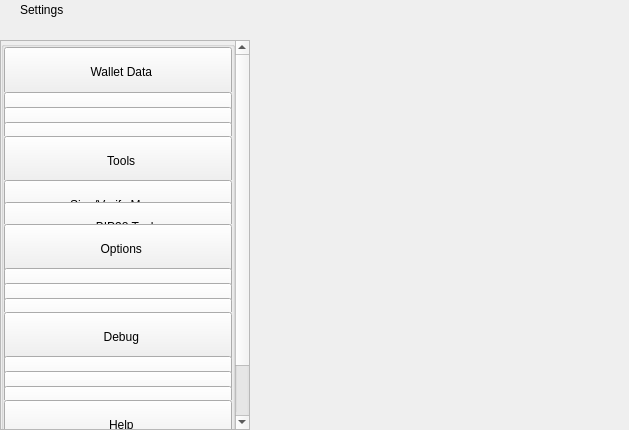
<?xml version="1.0" encoding="UTF-8"?>
<ui version="4.0">
 <class>SettingsWidget</class>
 <widget class="QWidget" name="SettingsWidget">
  <property name="geometry">
   <rect>
    <x>0</x>
    <y>0</y>
    <width>629</width>
    <height>430</height>
   </rect>
  </property>
  <property name="windowTitle">
   <string>Form</string>
  </property>
  <layout class="QHBoxLayout" name="horizontalLayout" stretch="1,2">
   <property name="spacing">
    <number>0</number>
   </property>
   <property name="leftMargin">
    <number>0</number>
   </property>
   <property name="topMargin">
    <number>0</number>
   </property>
   <property name="rightMargin">
    <number>0</number>
   </property>
   <property name="bottomMargin">
    <number>0</number>
   </property>
   <item>
    <widget class="QWidget" name="left" native="true">
     <property name="minimumSize">
      <size>
       <width>250</width>
       <height>0</height>
      </size>
     </property>
     <layout class="QVBoxLayout" name="verticalLayout">
      <property name="leftMargin">
       <number>0</number>
      </property>
      <property name="topMargin">
       <number>0</number>
      </property>
      <property name="rightMargin">
       <number>0</number>
      </property>
      <property name="bottomMargin">
       <number>0</number>
      </property>
      <item>
       <layout class="QVBoxLayout" name="verticalLayout_1">
        <property name="spacing">
         <number>0</number>
        </property>
        <item>
         <widget class="QWidget" name="titleMenuList" native="true">
          <property name="maximumSize">
           <size>
            <width>16777215</width>
            <height>30</height>
           </size>
          </property>
          <layout class="QHBoxLayout" name="horizontalLayout_1">
           <property name="spacing">
            <number>0</number>
           </property>
           <property name="leftMargin">
            <number>20</number>
           </property>
           <property name="topMargin">
            <number>0</number>
           </property>
           <property name="rightMargin">
            <number>20</number>
           </property>
           <property name="bottomMargin">
            <number>0</number>
           </property>
           <item>
            <widget class="QLabel" name="labelTitle">
             <property name="text">
              <string>Settings</string>
             </property>
            </widget>
           </item>
           <item>
            <spacer name="horizontalSpacer">
             <property name="orientation">
              <enum>Qt::Horizontal</enum>
             </property>
             <property name="sizeHint" stdset="0">
              <size>
               <width>40</width>
               <height>20</height>
              </size>
             </property>
            </spacer>
           </item>
          </layout>
         </widget>
        </item>
        <item>
         <spacer name="verticalSpacer_2">
          <property name="orientation">
           <enum>Qt::Vertical</enum>
          </property>
          <property name="sizeType">
           <enum>QSizePolicy::Fixed</enum>
          </property>
          <property name="sizeHint" stdset="0">
           <size>
            <width>20</width>
            <height>20</height>
           </size>
          </property>
         </spacer>
        </item>
        <item>
         <layout class="QVBoxLayout" name="verticalLayout_2">
          <item>
           <widget class="QScrollArea" name="scrollArea">
            <property name="sizePolicy">
             <sizepolicy hsizetype="Expanding" vsizetype="MinimumExpanding">
              <horstretch>0</horstretch>
              <verstretch>0</verstretch>
             </sizepolicy>
            </property>
            <property name="styleSheet">
             <string notr="true"/>
            </property>
            <property name="horizontalScrollBarPolicy">
             <enum>Qt::ScrollBarAlwaysOff</enum>
            </property>
            <property name="sizeAdjustPolicy">
             <enum>QAbstractScrollArea::AdjustIgnored</enum>
            </property>
            <property name="widgetResizable">
             <bool>true</bool>
            </property>
            <property name="alignment">
             <set>Qt::AlignLeading|Qt::AlignLeft|Qt::AlignTop</set>
            </property>
            <widget class="QWidget" name="scrollAreaWidgetContents">
             <property name="geometry">
              <rect>
               <x>0</x>
               <y>-68</y>
               <width>230</width>
               <height>452</height>
              </rect>
             </property>
             <property name="sizePolicy">
              <sizepolicy hsizetype="Preferred" vsizetype="MinimumExpanding">
               <horstretch>0</horstretch>
               <verstretch>0</verstretch>
              </sizepolicy>
             </property>
             <property name="maximumSize">
              <size>
               <width>16777215</width>
               <height>650</height>
              </size>
             </property>
             <property name="autoFillBackground">
              <bool>true</bool>
             </property>
             <layout class="QVBoxLayout" name="verticalLayout_3">
              <property name="spacing">
               <number>0</number>
              </property>
              <property name="sizeConstraint">
               <enum>QLayout::SetDefaultConstraint</enum>
              </property>
              <property name="leftMargin">
               <number>0</number>
              </property>
              <property name="topMargin">
               <number>0</number>
              </property>
              <property name="rightMargin">
               <number>0</number>
              </property>
              <property name="bottomMargin">
               <number>0</number>
              </property>
              <item>
               <layout class="QVBoxLayout" name="verticalLayout_4">
                <property name="spacing">
                 <number>0</number>
                </property>
                <item alignment="Qt::AlignTop">
                 <widget class="QGroupBox" name="groupBox">
                  <property name="sizePolicy">
                   <sizepolicy hsizetype="Preferred" vsizetype="MinimumExpanding">
                    <horstretch>0</horstretch>
                    <verstretch>0</verstretch>
                   </sizepolicy>
                  </property>
                  <property name="maximumSize">
                   <size>
                    <width>16777215</width>
                    <height>450</height>
                   </size>
                  </property>
                  <property name="title">
                   <string/>
                  </property>
                  <layout class="QVBoxLayout" name="verticalLayout_5">
                   <property name="spacing">
                    <number>0</number>
                   </property>
                   <property name="leftMargin">
                    <number>0</number>
                   </property>
                   <property name="topMargin">
                    <number>0</number>
                   </property>
                   <property name="rightMargin">
                    <number>0</number>
                   </property>
                   <property name="bottomMargin">
                    <number>0</number>
                   </property>
                   <item>
                    <widget class="QWidget" name="menuFileContainer" native="true">
                     <property name="maximumSize">
                      <size>
                       <width>16777215</width>
                       <height>160</height>
                      </size>
                     </property>
                     <layout class="QHBoxLayout" name="horizontalLayout_2">
                      <property name="spacing">
                       <number>0</number>
                      </property>
                      <property name="leftMargin">
                       <number>0</number>
                      </property>
                      <property name="topMargin">
                       <number>0</number>
                      </property>
                      <property name="rightMargin">
                       <number>0</number>
                      </property>
                      <property name="bottomMargin">
                       <number>0</number>
                      </property>
                      <item alignment="Qt::AlignTop">
                       <widget class="QPushButton" name="pushButtonFile">
                        <property name="minimumSize">
                         <size>
                          <width>0</width>
                          <height>50</height>
                         </size>
                        </property>
                        <property name="maximumSize">
                         <size>
                          <width>16777215</width>
                          <height>50</height>
                         </size>
                        </property>
                        <property name="focusPolicy">
                         <enum>Qt::NoFocus</enum>
                        </property>
                        <property name="text">
                         <string>  Wallet Data</string>
                        </property>
                        <property name="checkable">
                         <bool>true</bool>
                        </property>
                        <property name="autoExclusive">
                         <bool>false</bool>
                        </property>
                       </widget>
                      </item>
                     </layout>
                    </widget>
                   </item>
                   <item>
                    <widget class="QWidget" name="fileButtonsWidget" native="true">
                     <property name="maximumSize">
                      <size>
                       <width>16777215</width>
                       <height>165</height>
                      </size>
                     </property>
                     <layout class="QVBoxLayout" name="verticalLayout_6">
                      <property name="spacing">
                       <number>0</number>
                      </property>
                      <property name="leftMargin">
                       <number>0</number>
                      </property>
                      <property name="topMargin">
                       <number>0</number>
                      </property>
                      <property name="rightMargin">
                       <number>0</number>
                      </property>
                      <property name="bottomMargin">
                       <number>0</number>
                      </property>
                      <item>
                       <widget class="QPushButton" name="pushButtonFile2">
                        <property name="minimumSize">
                         <size>
                          <width>0</width>
                          <height>50</height>
                         </size>
                        </property>
                        <property name="maximumSize">
                         <size>
                          <width>16777215</width>
                          <height>50</height>
                         </size>
                        </property>
                        <property name="focusPolicy">
                         <enum>Qt::NoFocus</enum>
                        </property>
                        <property name="text">
                         <string>    Wallet</string>
                        </property>
                        <property name="checkable">
                         <bool>true</bool>
                        </property>
                        <property name="autoExclusive">
                         <bool>false</bool>
                        </property>
                       </widget>
                      </item>
                      <item>
                       <widget class="QPushButton" name="pushButtonFile3">
                        <property name="minimumSize">
                         <size>
                          <width>0</width>
                          <height>50</height>
                         </size>
                        </property>
                        <property name="maximumSize">
                         <size>
                          <width>16777215</width>
                          <height>50</height>
                         </size>
                        </property>
                        <property name="focusPolicy">
                         <enum>Qt::NoFocus</enum>
                        </property>
                        <property name="text">
                         <string>    Multisend</string>
                        </property>
                        <property name="checkable">
                         <bool>true</bool>
                        </property>
                        <property name="autoExclusive">
                         <bool>false</bool>
                        </property>
                       </widget>
                      </item>
                      <item>
                       <widget class="QPushButton" name="pushButtonExportCsv">
                        <property name="minimumSize">
                         <size>
                          <width>0</width>
                          <height>50</height>
                         </size>
                        </property>
                        <property name="maximumSize">
                         <size>
                          <width>16777215</width>
                          <height>50</height>
                         </size>
                        </property>
                        <property name="focusPolicy">
                         <enum>Qt::NoFocus</enum>
                        </property>
                        <property name="text">
                         <string>    Export Accounting</string>
                        </property>
                        <property name="checkable">
                         <bool>true</bool>
                        </property>
                        <property name="autoExclusive">
                         <bool>false</bool>
                        </property>
                       </widget>
                      </item>
                     </layout>
                    </widget>
                   </item>
                   <item>
                    <widget class="QWidget" name="menuToolsContainer" native="true">
                     <property name="maximumSize">
                      <size>
                       <width>16777215</width>
                       <height>160</height>
                      </size>
                     </property>
                     <layout class="QHBoxLayout" name="horizontalLayout_3">
                      <property name="spacing">
                       <number>0</number>
                      </property>
                      <property name="leftMargin">
                       <number>0</number>
                      </property>
                      <property name="topMargin">
                       <number>0</number>
                      </property>
                      <property name="rightMargin">
                       <number>0</number>
                      </property>
                      <property name="bottomMargin">
                       <number>0</number>
                      </property>
                      <item alignment="Qt::AlignTop">
                       <widget class="QPushButton" name="pushButtonConfiguration">
                        <property name="minimumSize">
                         <size>
                          <width>0</width>
                          <height>50</height>
                         </size>
                        </property>
                        <property name="maximumSize">
                         <size>
                          <width>16777215</width>
                          <height>50</height>
                         </size>
                        </property>
                        <property name="focusPolicy">
                         <enum>Qt::NoFocus</enum>
                        </property>
                        <property name="text">
                         <string>  Tools</string>
                        </property>
                        <property name="checkable">
                         <bool>true</bool>
                        </property>
                        <property name="autoExclusive">
                         <bool>false</bool>
                        </property>
                       </widget>
                      </item>
                     </layout>
                    </widget>
                   </item>
                   <item>
                    <widget class="QWidget" name="configurationButtonsWidget" native="true">
                     <property name="maximumSize">
                      <size>
                       <width>16777215</width>
                       <height>105</height>
                      </size>
                     </property>
                     <layout class="QVBoxLayout" name="verticalLayout_7">
                      <property name="spacing">
                       <number>0</number>
                      </property>
                      <property name="leftMargin">
                       <number>0</number>
                      </property>
                      <property name="topMargin">
                       <number>0</number>
                      </property>
                      <property name="rightMargin">
                       <number>0</number>
                      </property>
                      <property name="bottomMargin">
                       <number>0</number>
                      </property>
                      <item>
                       <widget class="QPushButton" name="pushButtonConfiguration4">
                        <property name="minimumSize">
                         <size>
                          <width>0</width>
                          <height>50</height>
                         </size>
                        </property>
                        <property name="maximumSize">
                         <size>
                          <width>16777215</width>
                          <height>50</height>
                         </size>
                        </property>
                        <property name="focusPolicy">
                         <enum>Qt::NoFocus</enum>
                        </property>
                        <property name="text">
                         <string>    Sign/Verify Message</string>
                        </property>
                        <property name="checkable">
                         <bool>true</bool>
                        </property>
                        <property name="autoExclusive">
                         <bool>false</bool>
                        </property>
                       </widget>
                      </item>
                      <item>
                       <widget class="QPushButton" name="pushButtonConfiguration3">
                        <property name="minimumSize">
                         <size>
                          <width>0</width>
                          <height>50</height>
                         </size>
                        </property>
                        <property name="maximumSize">
                         <size>
                          <width>16777215</width>
                          <height>50</height>
                         </size>
                        </property>
                        <property name="focusPolicy">
                         <enum>Qt::NoFocus</enum>
                        </property>
                        <property name="text">
                         <string>    BIP38 Tool</string>
                        </property>
                        <property name="checkable">
                         <bool>true</bool>
                        </property>
                        <property name="autoExclusive">
                         <bool>false</bool>
                        </property>
                       </widget>
                      </item>
                     </layout>
                    </widget>
                   </item>
                   <item>
                    <layout class="QHBoxLayout" name="horizontalLayout_4">
                     <property name="spacing">
                      <number>0</number>
                     </property>
                     <property name="leftMargin">
                      <number>0</number>
                     </property>
                     <property name="rightMargin">
                      <number>0</number>
                     </property>
                     <item alignment="Qt::AlignTop">
                      <widget class="QPushButton" name="pushButtonOptions">
                       <property name="minimumSize">
                        <size>
                         <width>0</width>
                         <height>50</height>
                        </size>
                       </property>
                       <property name="maximumSize">
                        <size>
                         <width>16777215</width>
                         <height>50</height>
                        </size>
                       </property>
                       <property name="focusPolicy">
                        <enum>Qt::NoFocus</enum>
                       </property>
                       <property name="text">
                        <string>  Options</string>
                       </property>
                       <property name="checkable">
                        <bool>true</bool>
                       </property>
                       <property name="autoExclusive">
                        <bool>false</bool>
                       </property>
                      </widget>
                     </item>
                    </layout>
                   </item>
                   <item>
                    <widget class="QWidget" name="optionsButtonsWidget" native="true">
                     <property name="maximumSize">
                      <size>
                       <width>16777215</width>
                       <height>160</height>
                      </size>
                     </property>
                     <layout class="QVBoxLayout" name="verticalLayout_8">
                      <property name="spacing">
                       <number>0</number>
                      </property>
                      <property name="leftMargin">
                       <number>0</number>
                      </property>
                      <property name="topMargin">
                       <number>0</number>
                      </property>
                      <property name="rightMargin">
                       <number>0</number>
                      </property>
                      <property name="bottomMargin">
                       <number>0</number>
                      </property>
                      <item>
                       <widget class="QPushButton" name="pushButtonOptions1">
                        <property name="minimumSize">
                         <size>
                          <width>0</width>
                          <height>50</height>
                         </size>
                        </property>
                        <property name="maximumSize">
                         <size>
                          <width>16777215</width>
                          <height>50</height>
                         </size>
                        </property>
                        <property name="focusPolicy">
                         <enum>Qt::NoFocus</enum>
                        </property>
                        <property name="text">
                         <string>    Main</string>
                        </property>
                        <property name="checkable">
                         <bool>true</bool>
                        </property>
                        <property name="checked">
                         <bool>false</bool>
                        </property>
                        <property name="autoExclusive">
                         <bool>false</bool>
                        </property>
                       </widget>
                      </item>
                      <item>
                       <widget class="QPushButton" name="pushButtonOptions2">
                        <property name="minimumSize">
                         <size>
                          <width>0</width>
                          <height>50</height>
                         </size>
                        </property>
                        <property name="maximumSize">
                         <size>
                          <width>16777215</width>
                          <height>50</height>
                         </size>
                        </property>
                        <property name="focusPolicy">
                         <enum>Qt::NoFocus</enum>
                        </property>
                        <property name="text">
                         <string>    Wallet</string>
                        </property>
                        <property name="checkable">
                         <bool>true</bool>
                        </property>
                        <property name="autoExclusive">
                         <bool>false</bool>
                        </property>
                       </widget>
                      </item>
                      <item>
                       <widget class="QPushButton" name="pushButtonOptions5">
                        <property name="minimumSize">
                         <size>
                          <width>0</width>
                          <height>50</height>
                         </size>
                        </property>
                        <property name="maximumSize">
                         <size>
                          <width>16777215</width>
                          <height>50</height>
                         </size>
                        </property>
                        <property name="focusPolicy">
                         <enum>Qt::NoFocus</enum>
                        </property>
                        <property name="text">
                         <string>    Display</string>
                        </property>
                        <property name="checkable">
                         <bool>true</bool>
                        </property>
                        <property name="autoExclusive">
                         <bool>false</bool>
                        </property>
                       </widget>
                      </item>
                     </layout>
                    </widget>
                   </item>
                   <item>
                    <layout class="QHBoxLayout" name="horizontalTools">
                     <property name="spacing">
                      <number>0</number>
                     </property>
                     <property name="leftMargin">
                      <number>0</number>
                     </property>
                     <property name="rightMargin">
                      <number>0</number>
                     </property>
                     <item alignment="Qt::AlignTop">
                      <widget class="QPushButton" name="pushButtonTools">
                       <property name="minimumSize">
                        <size>
                         <width>0</width>
                         <height>50</height>
                        </size>
                       </property>
                       <property name="maximumSize">
                        <size>
                         <width>16777215</width>
                         <height>50</height>
                        </size>
                       </property>
                       <property name="focusPolicy">
                        <enum>Qt::NoFocus</enum>
                       </property>
                       <property name="text">
                        <string>  Debug</string>
                       </property>
                       <property name="checkable">
                        <bool>true</bool>
                       </property>
                       <property name="autoExclusive">
                        <bool>false</bool>
                       </property>
                      </widget>
                     </item>
                    </layout>
                   </item>
                   <item>
                    <widget class="QWidget" name="toolsButtonsWidget" native="true">
                     <property name="maximumSize">
                      <size>
                       <width>16777215</width>
                       <height>160</height>
                      </size>
                     </property>
                     <layout class="QVBoxLayout" name="verticalTools_11">
                      <property name="spacing">
                       <number>0</number>
                      </property>
                      <property name="leftMargin">
                       <number>0</number>
                      </property>
                      <property name="topMargin">
                       <number>0</number>
                      </property>
                      <property name="rightMargin">
                       <number>0</number>
                      </property>
                      <property name="bottomMargin">
                       <number>0</number>
                      </property>
                      <item>
                       <widget class="QPushButton" name="pushButtonTools1">
                        <property name="minimumSize">
                         <size>
                          <width>0</width>
                          <height>50</height>
                         </size>
                        </property>
                        <property name="maximumSize">
                         <size>
                          <width>16777215</width>
                          <height>50</height>
                         </size>
                        </property>
                        <property name="focusPolicy">
                         <enum>Qt::NoFocus</enum>
                        </property>
                        <property name="text">
                         <string>    Information</string>
                        </property>
                        <property name="checkable">
                         <bool>true</bool>
                        </property>
                        <property name="checked">
                         <bool>false</bool>
                        </property>
                        <property name="autoExclusive">
                         <bool>false</bool>
                        </property>
                       </widget>
                      </item>
                      <item>
                       <widget class="QPushButton" name="pushButtonTools2">
                        <property name="minimumSize">
                         <size>
                          <width>0</width>
                          <height>50</height>
                         </size>
                        </property>
                        <property name="maximumSize">
                         <size>
                          <width>16777215</width>
                          <height>50</height>
                         </size>
                        </property>
                        <property name="focusPolicy">
                         <enum>Qt::NoFocus</enum>
                        </property>
                        <property name="text">
                         <string>    Console</string>
                        </property>
                        <property name="checkable">
                         <bool>true</bool>
                        </property>
                        <property name="autoExclusive">
                         <bool>false</bool>
                        </property>
                       </widget>
                      </item>
                      <item>
                       <widget class="QPushButton" name="pushButtonTools5">
                        <property name="minimumSize">
                         <size>
                          <width>0</width>
                          <height>50</height>
                         </size>
                        </property>
                        <property name="maximumSize">
                         <size>
                          <width>16777215</width>
                          <height>50</height>
                         </size>
                        </property>
                        <property name="focusPolicy">
                         <enum>Qt::NoFocus</enum>
                        </property>
                        <property name="text">
                         <string>    Wallet Repair</string>
                        </property>
                        <property name="checkable">
                         <bool>true</bool>
                        </property>
                        <property name="autoExclusive">
                         <bool>false</bool>
                        </property>
                       </widget>
                      </item>
                     </layout>
                    </widget>
                   </item>
                   <item>
                    <layout class="QHBoxLayout" name="horizontalHelp">
                     <property name="spacing">
                      <number>0</number>
                     </property>
                     <property name="leftMargin">
                      <number>0</number>
                     </property>
                     <property name="rightMargin">
                      <number>0</number>
                     </property>
                     <item alignment="Qt::AlignTop">
                      <widget class="QPushButton" name="pushButtonHelp">
                       <property name="minimumSize">
                        <size>
                         <width>0</width>
                         <height>50</height>
                        </size>
                       </property>
                       <property name="maximumSize">
                        <size>
                         <width>16777215</width>
                         <height>50</height>
                        </size>
                       </property>
                       <property name="focusPolicy">
                        <enum>Qt::NoFocus</enum>
                       </property>
                       <property name="text">
                        <string>  Help</string>
                       </property>
                       <property name="checkable">
                        <bool>true</bool>
                       </property>
                       <property name="autoExclusive">
                        <bool>false</bool>
                       </property>
                      </widget>
                     </item>
                    </layout>
                   </item>
                   <item>
                    <widget class="QWidget" name="helpButtonsWidget" native="true">
                     <property name="maximumSize">
                      <size>
                       <width>16777215</width>
                       <height>100</height>
                      </size>
                     </property>
                     <layout class="QVBoxLayout" name="verticalHelp">
                      <property name="spacing">
                       <number>0</number>
                      </property>
                      <property name="leftMargin">
                       <number>0</number>
                      </property>
                      <property name="topMargin">
                       <number>0</number>
                      </property>
                      <property name="rightMargin">
                       <number>0</number>
                      </property>
                      <property name="bottomMargin">
                       <number>0</number>
                      </property>
                      <item>
                       <widget class="QPushButton" name="pushButtonHelp1">
                        <property name="minimumSize">
                         <size>
                          <width>0</width>
                          <height>50</height>
                         </size>
                        </property>
                        <property name="maximumSize">
                         <size>
                          <width>16777215</width>
                          <height>50</height>
                         </size>
                        </property>
                        <property name="focusPolicy">
                         <enum>Qt::NoFocus</enum>
                        </property>
                        <property name="text">
                         <string>    FAQ</string>
                        </property>
                        <property name="checkable">
                         <bool>false</bool>
                        </property>
                        <property name="checked">
                         <bool>false</bool>
                        </property>
                        <property name="autoExclusive">
                         <bool>false</bool>
                        </property>
                       </widget>
                      </item>
                      <item>
                       <widget class="QPushButton" name="pushButtonHelp2">
                        <property name="minimumSize">
                         <size>
                          <width>0</width>
                          <height>50</height>
                         </size>
                        </property>
                        <property name="maximumSize">
                         <size>
                          <width>16777215</width>
                          <height>50</height>
                         </size>
                        </property>
                        <property name="focusPolicy">
                         <enum>Qt::NoFocus</enum>
                        </property>
                        <property name="text">
                         <string>    About XLN</string>
                        </property>
                        <property name="checkable">
                         <bool>false</bool>
                        </property>
                        <property name="autoExclusive">
                         <bool>false</bool>
                        </property>
                       </widget>
                      </item>
                     </layout>
                    </widget>
                   </item>
                  </layout>
                 </widget>
                </item>
               </layout>
              </item>
             </layout>
            </widget>
           </widget>
          </item>
         </layout>
        </item>
       </layout>
      </item>
     </layout>
    </widget>
   </item>
   <item>
    <widget class="QWidget" name="right" native="true">
     <layout class="QVBoxLayout" name="verticalLayout_9">
      <property name="leftMargin">
       <number>0</number>
      </property>
      <property name="topMargin">
       <number>0</number>
      </property>
      <property name="rightMargin">
       <number>0</number>
      </property>
      <property name="bottomMargin">
       <number>0</number>
      </property>
      <item>
       <layout class="QVBoxLayout" name="verticalLayout_10">
        <property name="spacing">
         <number>6</number>
        </property>
        <item>
         <layout class="QVBoxLayout" name="verticalLayout_11">
          <item>
           <widget class="QStackedWidget" name="stackedWidgetContainer"/>
          </item>
         </layout>
        </item>
       </layout>
      </item>
     </layout>
    </widget>
   </item>
  </layout>
 </widget>
 <resources/>
 <connections/>
</ui>
